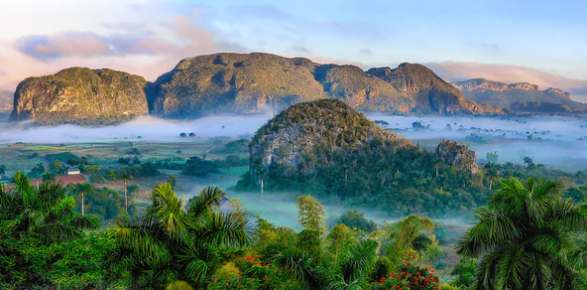
#> input picture Pic.PNG, 587 x 290 px
$ python blur.py
#> lines starting #> are read from the running program, lines starting #| are printed output that depends on the picture
import cv2
import matplotlib.pyplot as plt
im=cv2.imread("Pic.PNG")
#> im is the input picture: shape (290, 587, 3); mean B, G, R 123, 127.6, 106.1
dst=cv2.GaussianBlur(im,(5,5),cv2.BORDER_DEFAULT)
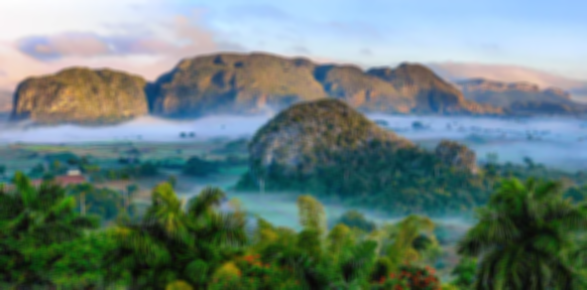
#> dst: shape (290, 587, 3); mean B, G, R 123, 127.6, 106.1
plt.imshow(dst)
plt.show()
